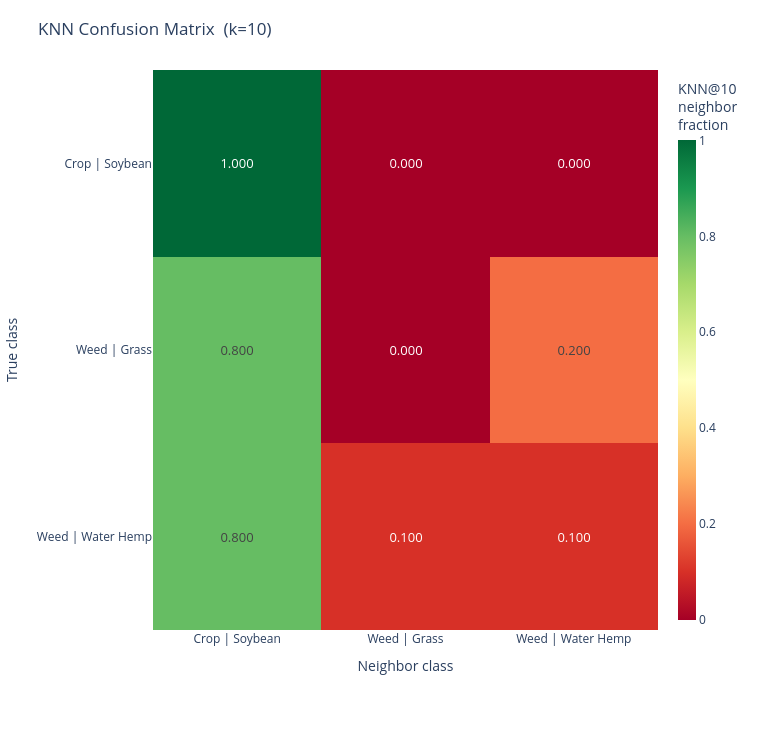
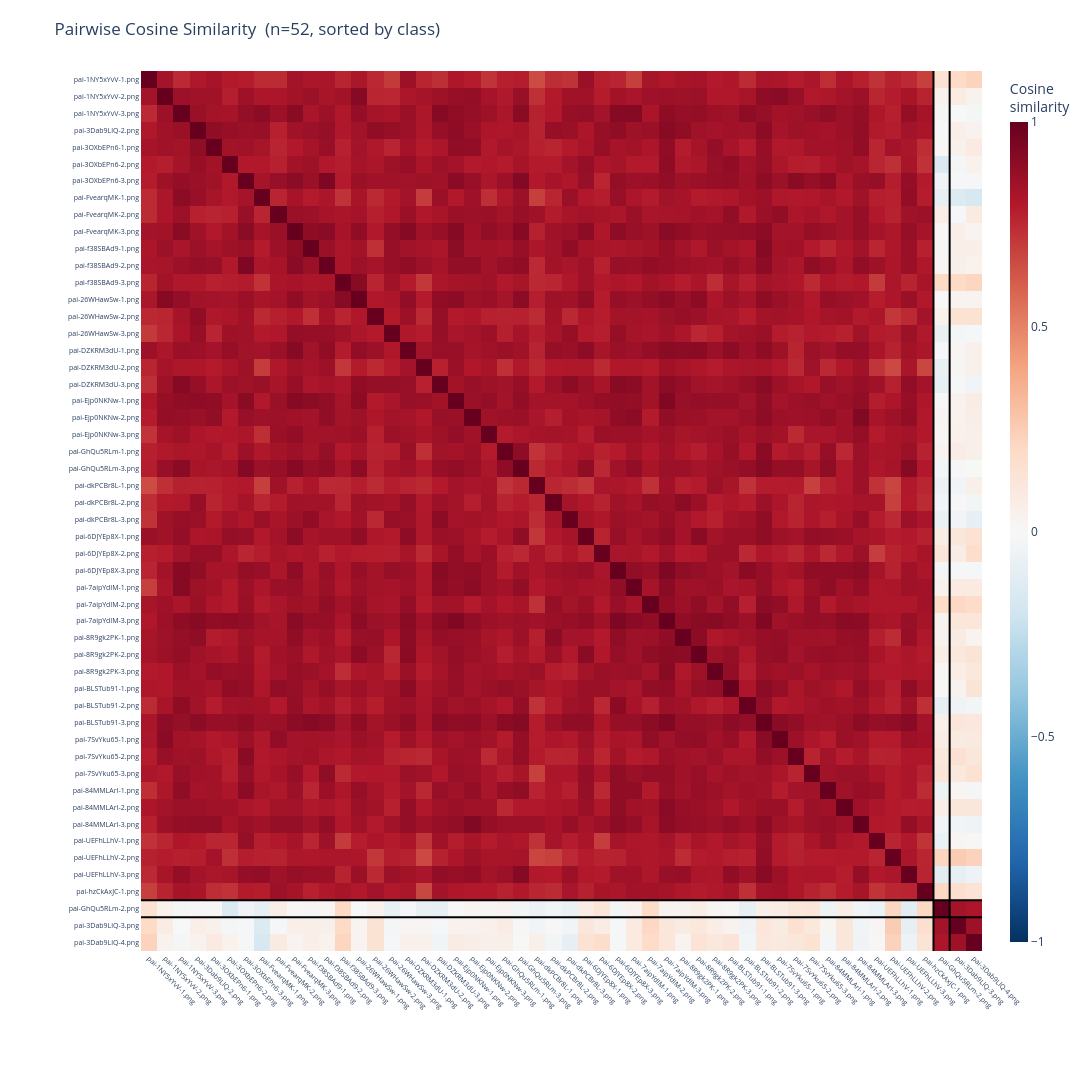
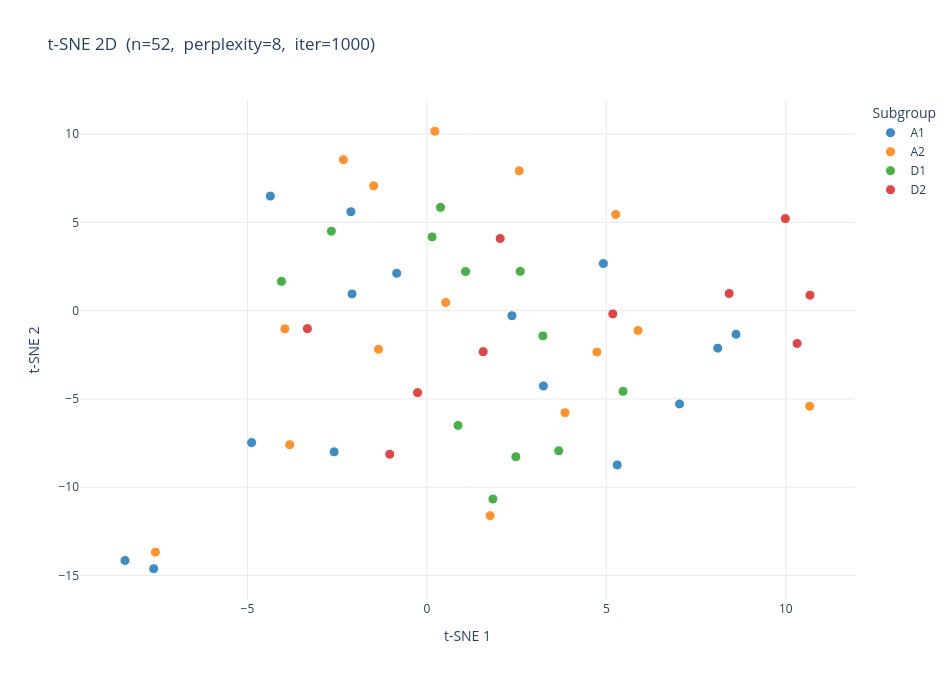

Here is the notebook cell these charts were saved with, in order:
### Markdown cell above
### Visualizations

All plots are interactive — hover for details, click legend entries to toggle classes.

### Code cell
plot_knn_confusion(result_p2p, output_path=None)
plot_cosine_similarity(embeddings_p2p, result_p2p, output_path=None)
plot_tsne(embeddings_p2p, result_p2p, dimensions=2, output_path=None)

### Figure 1 — Plotly figure (JSON) as saved in the notebook; plotly's stock layout.template omitted (floating-point values rounded to 4 significant figures)
{"data": [{"colorbar": {"thickness": 18, "title": {"text": "KNN@10<br>neighbor<br>fraction"}}, "colorscale": [[0, "rgb(165,0,38)"], [0.1, "rgb(215,48,39)"], [0.2, "rgb(244,109,67)"], [0.3, "rgb(253,174,97)"], [0.4, "rgb(254,224,139)"], [0.5, "rgb(255,255,191)"], [0.6, "rgb(217,239,139)"], [0.7, "rgb(166,217,106)"], [0.8, "rgb(102,189,99)"], [0.9, "rgb(26,152,80)"], [1, "rgb(0,104,55)"]], "hovertemplate": "True class: <b>%{y}</b><br>Neighbor class: <b>%{x}</b><br>Fraction: %{z:.4f}<extra></extra>", "text": [["1.000", "0.000", "0.000"], ["0.800", "0.000", "0.200"], ["0.800", "0.100", "0.100"]], "textfont": {"size": 13}, "texttemplate": "%{text}", "type": "heatmap", "x": ["Crop | Soybean", "Weed | Grass", "Weed | Water Hemp"], "y": ["Crop | Soybean", "Weed | Grass", "Weed | Water Hemp"], "z": [[1, 0, 0], [0.8, 0, 0.2], [0.8, 0.1, 0.1]], "zmax": 1, "zmin": 0}], "layout": {"height": 730, "margin": {"b": 100, "l": 120, "r": 60, "t": 70}, "paper_bgcolor": "white", "plot_bgcolor": "white", "title": {"font": {"size": 17}, "text": "KNN Confusion Matrix  (k=10)"}, "width": 760, "xaxis": {"side": "bottom", "tickfont": {"size": 12}, "title": {"text": "Neighbor class"}}, "yaxis": {"autorange": "reversed", "tickfont": {"size": 12}, "title": {"text": "True class"}}}}

### Figure 2 — Plotly figure (JSON) as saved in the notebook; plotly's stock layout.template omitted (floating-point values rounded to 4 significant figures; data arrays with more than 128 entries replaced by an {"elided": "..."} marker saying what was removed)
{"data": [{"colorbar": {"thickness": 18, "title": {"text": "Cosine<br>similarity"}}, "colorscale": [[0, "rgb(5,48,97)"], [0.1, "rgb(33,102,172)"], [0.2, "rgb(67,147,195)"], [0.3, "rgb(146,197,222)"], [0.4, "rgb(209,229,240)"], [0.5, "rgb(247,247,247)"], [0.6, "rgb(253,219,199)"], [0.7, "rgb(244,165,130)"], [0.8, "rgb(214,96,77)"], [0.9, "rgb(178,24,43)"], [1, "rgb(103,0,31)"]], "hovertemplate": "Row: %{y}<br>Col: %{x}<br>Cosine similarity: %{z:.4f}<extra></extra>", "type": "heatmap", "x": ["pai-1NY5xYvV-1.png", "pai-1NY5xYvV-2.png", "pai-1NY5xYvV-3.png", "pai-3Dab9LlQ-2.png", "pai-3OXbEPn6-1.png", "pai-3OXbEPn6-2.png", "pai-3OXbEPn6-3.png", "pai-FvearqMK-1.png", "pai-FvearqMK-2.png", "pai-FvearqMK-3.png", "pai-f38SBAd9-1.png", "pai-f38SBAd9-2.png", "pai-f38SBAd9-3.png", "pai-26WHawSw-1.png", "pai-26WHawSw-2.png", "pai-26WHawSw-3.png", "pai-DZKRM3dU-1.png", "pai-DZKRM3dU-2.png", "pai-DZKRM3dU-3.png", "pai-Ejp0NKNw-1.png", "pai-Ejp0NKNw-2.png", "pai-Ejp0NKNw-3.png", "pai-GhQu5RLm-1.png", "pai-GhQu5RLm-3.png", "pai-dkPCBr8L-1.png", "pai-dkPCBr8L-2.png", "pai-dkPCBr8L-3.png", "pai-6DJYEp8X-1.png", "pai-6DJYEp8X-2.png", "pai-6DJYEp8X-3.png", "pai-7aipYdIM-1.png", "pai-7aipYdIM-2.png", "pai-7aipYdIM-3.png", "pai-8R9gk2PK-1.png", "pai-8R9gk2PK-2.png", "pai-8R9gk2PK-3.png", "pai-BLSTub91-1.png", "pai-BLSTub91-2.png", "pai-BLSTub91-3.png", "pai-7SvYku65-1.png", "pai-7SvYku65-2.png", "pai-7SvYku65-3.png", "pai-84MMLArI-1.png", "pai-84MMLArI-2.png", "pai-84MMLArI-3.png", "pai-UEFhLLhV-1.png", "pai-UEFhLLhV-2.png", "pai-UEFhLLhV-3.png", "pai-hzCkAxJC-1.png", "pai-GhQu5RLm-2.png", "pai-3Dab9LlQ-3.png", "pai-3Dab9LlQ-4.png"], "y": ["pai-1NY5xYvV-1.png", "pai-1NY5xYvV-2.png", "pai-1NY5xYvV-3.png", "pai-3Dab9LlQ-2.png", "pai-3OXbEPn6-1.png", "pai-3OXbEPn6-2.png", "pai-3OXbEPn6-3.png", "pai-FvearqMK-1.png", "pai-FvearqMK-2.png", "pai-FvearqMK-3.png", "pai-f38SBAd9-1.png", "pai-f38SBAd9-2.png", "pai-f38SBAd9-3.png", "pai-26WHawSw-1.png", "pai-26WHawSw-2.png", "pai-26WHawSw-3.png", "pai-DZKRM3dU-1.png", "pai-DZKRM3dU-2.png", "pai-DZKRM3dU-3.png", "pai-Ejp0NKNw-1.png", "pai-Ejp0NKNw-2.png", "pai-Ejp0NKNw-3.png", "pai-GhQu5RLm-1.png", "pai-GhQu5RLm-3.png", "pai-dkPCBr8L-1.png", "pai-dkPCBr8L-2.png", "pai-dkPCBr8L-3.png", "pai-6DJYEp8X-1.png", "pai-6DJYEp8X-2.png", "pai-6DJYEp8X-3.png", "pai-7aipYdIM-1.png", "pai-7aipYdIM-2.png", "pai-7aipYdIM-3.png", "pai-8R9gk2PK-1.png", "pai-8R9gk2PK-2.png", "pai-8R9gk2PK-3.png", "pai-BLSTub91-1.png", "pai-BLSTub91-2.png", "pai-BLSTub91-3.png", "pai-7SvYku65-1.png", "pai-7SvYku65-2.png", "pai-7SvYku65-3.png", "pai-84MMLArI-1.png", "pai-84MMLArI-2.png", "pai-84MMLArI-3.png", "pai-UEFhLLhV-1.png", "pai-UEFhLLhV-2.png", "pai-UEFhLLhV-3.png", "pai-hzCkAxJC-1.png", "pai-GhQu5RLm-2.png", "pai-3Dab9LlQ-3.png", "pai-3Dab9LlQ-4.png"], "z": {"elided": "52x52 float values"}, "zmax": 1, "zmin": -1}], "layout": {"height": 1096, "margin": {"b": 140, "l": 140, "r": 60, "t": 70}, "paper_bgcolor": "white", "plot_bgcolor": "white", "shapes": [{"line": {"color": "black", "width": 2}, "type": "line", "x0": 48.5, "x1": 48.5, "y0": -0.5, "y1": 51.5}, {"line": {"color": "black", "width": 2}, "type": "line", "x0": -0.5, "x1": 51.5, "y0": 48.5, "y1": 48.5}, {"line": {"color": "black", "width": 2}, "type": "line", "x0": 49.5, "x1": 49.5, "y0": -0.5, "y1": 51.5}, {"line": {"color": "black", "width": 2}, "type": "line", "x0": -0.5, "x1": 51.5, "y0": 49.5, "y1": 49.5}], "title": {"font": {"size": 17}, "text": "Pairwise Cosine Similarity  (n=52, sorted by class)"}, "width": 1116, "xaxis": {"tickangle": 45, "tickfont": {"size": 7}}, "yaxis": {"autorange": "reversed", "tickfont": {"size": 7}}}}

### Figure 3 — Plotly figure (JSON) as saved in the notebook; plotly's stock layout.template omitted (floating-point values rounded to 4 significant figures)
{"data": [{"hovertemplate": "%{text}<extra>A1</extra>", "marker": {"color": "#1f77b4", "line": {"color": "white", "width": 1}, "opacity": 0.85, "size": 10}, "mode": "markers", "name": "A1", "text": ["instances/A1/pai-1NY5xYvV-1.png", "instances/A1/pai-1NY5xYvV-2.png", "instances/A1/pai-1NY5xYvV-3.png", "instances/A1/pai-3Dab9LlQ-2.png", "instances/A1/pai-3Dab9LlQ-3.png", "instances/A1/pai-3Dab9LlQ-4.png", "instances/A1/pai-3OXbEPn6-1.png", "instances/A1/pai-3OXbEPn6-2.png", "instances/A1/pai-3OXbEPn6-3.png", "instances/A1/pai-FvearqMK-1.png", "instances/A1/pai-FvearqMK-2.png", "instances/A1/pai-FvearqMK-3.png", "instances/A1/pai-f38SBAd9-1.png", "instances/A1/pai-f38SBAd9-2.png", "instances/A1/pai-f38SBAd9-3.png"], "type": "scatter", "x": [5.302, -2.584, -2.118, -0.8414, -7.612, -8.412, -2.085, 4.917, 8.613, -4.362, 7.041, 3.247, 2.37, 8.105, -4.884], "y": [-8.742, -8.001, 5.601, 2.116, -14.62, -14.15, 0.9443, 2.666, -1.342, 6.487, -5.286, -4.268, -0.2891, -2.127, -7.478]}, {"hovertemplate": "%{text}<extra>A2</extra>", "marker": {"color": "#ff7f0e", "line": {"color": "white", "width": 1}, "opacity": 0.85, "size": 10}, "mode": "markers", "name": "A2", "text": ["instances/A2/pai-26WHawSw-1.png", "instances/A2/pai-26WHawSw-2.png", "instances/A2/pai-26WHawSw-3.png", "instances/A2/pai-DZKRM3dU-1.png", "instances/A2/pai-DZKRM3dU-2.png", "instances/A2/pai-DZKRM3dU-3.png", "instances/A2/pai-Ejp0NKNw-1.png", "instances/A2/pai-Ejp0NKNw-2.png", "instances/A2/pai-Ejp0NKNw-3.png", "instances/A2/pai-GhQu5RLm-1.png", "instances/A2/pai-GhQu5RLm-2.png", "instances/A2/pai-GhQu5RLm-3.png", "instances/A2/pai-dkPCBr8L-1.png", "instances/A2/pai-dkPCBr8L-2.png", "instances/A2/pai-dkPCBr8L-3.png"], "type": "scatter", "x": [-3.823, 0.2228, 2.573, 3.849, 10.67, -1.483, 0.5245, -3.958, -1.349, 4.738, -7.565, 5.882, 5.261, 1.763, -2.327], "y": [-7.599, 10.16, 7.918, -5.783, -5.417, 7.066, 0.4584, -1.034, -2.192, -2.347, -13.68, -1.125, 5.447, -11.61, 8.548]}, {"hovertemplate": "%{text}<extra>D1</extra>", "marker": {"color": "#2ca02c", "line": {"color": "white", "width": 1}, "opacity": 0.85, "size": 10}, "mode": "markers", "name": "D1", "text": ["instances/D1/pai-6DJYEp8X-1.png", "instances/D1/pai-6DJYEp8X-2.png", "instances/D1/pai-6DJYEp8X-3.png", "instances/D1/pai-7aipYdIM-1.png", "instances/D1/pai-7aipYdIM-2.png", "instances/D1/pai-7aipYdIM-3.png", "instances/D1/pai-8R9gk2PK-1.png", "instances/D1/pai-8R9gk2PK-2.png", "instances/D1/pai-8R9gk2PK-3.png", "instances/D1/pai-BLSTub91-1.png", "instances/D1/pai-BLSTub91-2.png", "instances/D1/pai-BLSTub91-3.png"], "type": "scatter", "x": [3.674, -4.052, 0.1439, -2.662, 0.8683, 1.077, 1.84, 2.479, 2.601, 5.466, 0.3793, 3.233], "y": [-7.943, 1.656, 4.175, 4.499, -6.502, 2.212, -10.68, -8.279, 2.225, -4.572, 5.847, -1.431]}, {"hovertemplate": "%{text}<extra>D2</extra>", "marker": {"color": "#d62728", "line": {"color": "white", "width": 1}, "opacity": 0.85, "size": 10}, "mode": "markers", "name": "D2", "text": ["instances/D2/pai-7SvYku65-1.png", "instances/D2/pai-7SvYku65-2.png", "instances/D2/pai-7SvYku65-3.png", "instances/D2/pai-84MMLArI-1.png", "instances/D2/pai-84MMLArI-2.png", "instances/D2/pai-84MMLArI-3.png", "instances/D2/pai-UEFhLLhV-1.png", "instances/D2/pai-UEFhLLhV-2.png", "instances/D2/pai-UEFhLLhV-3.png", "instances/D2/pai-hzCkAxJC-1.png"], "type": "scatter", "x": [-1.035, 10.32, -0.26, 8.423, 2.043, -3.33, 10.67, 1.568, 5.179, 9.988], "y": [-8.136, -1.86, -4.646, 0.9692, 4.085, -1.021, 0.8764, -2.326, -0.1854, 5.212]}], "layout": {"height": 680, "legend": {"font": {"size": 12}, "title": {"text": "Subgroup"}}, "paper_bgcolor": "white", "plot_bgcolor": "white", "title": {"font": {"size": 17}, "text": "t-SNE 2D  (n=52,  perplexity=8,  iter=1000)"}, "width": 950, "xaxis": {"gridcolor": "#e8e8e8", "showgrid": true, "title": {"text": "t-SNE 1"}, "zeroline": false}, "yaxis": {"gridcolor": "#e8e8e8", "showgrid": true, "title": {"text": "t-SNE 2"}, "zeroline": false}}}
